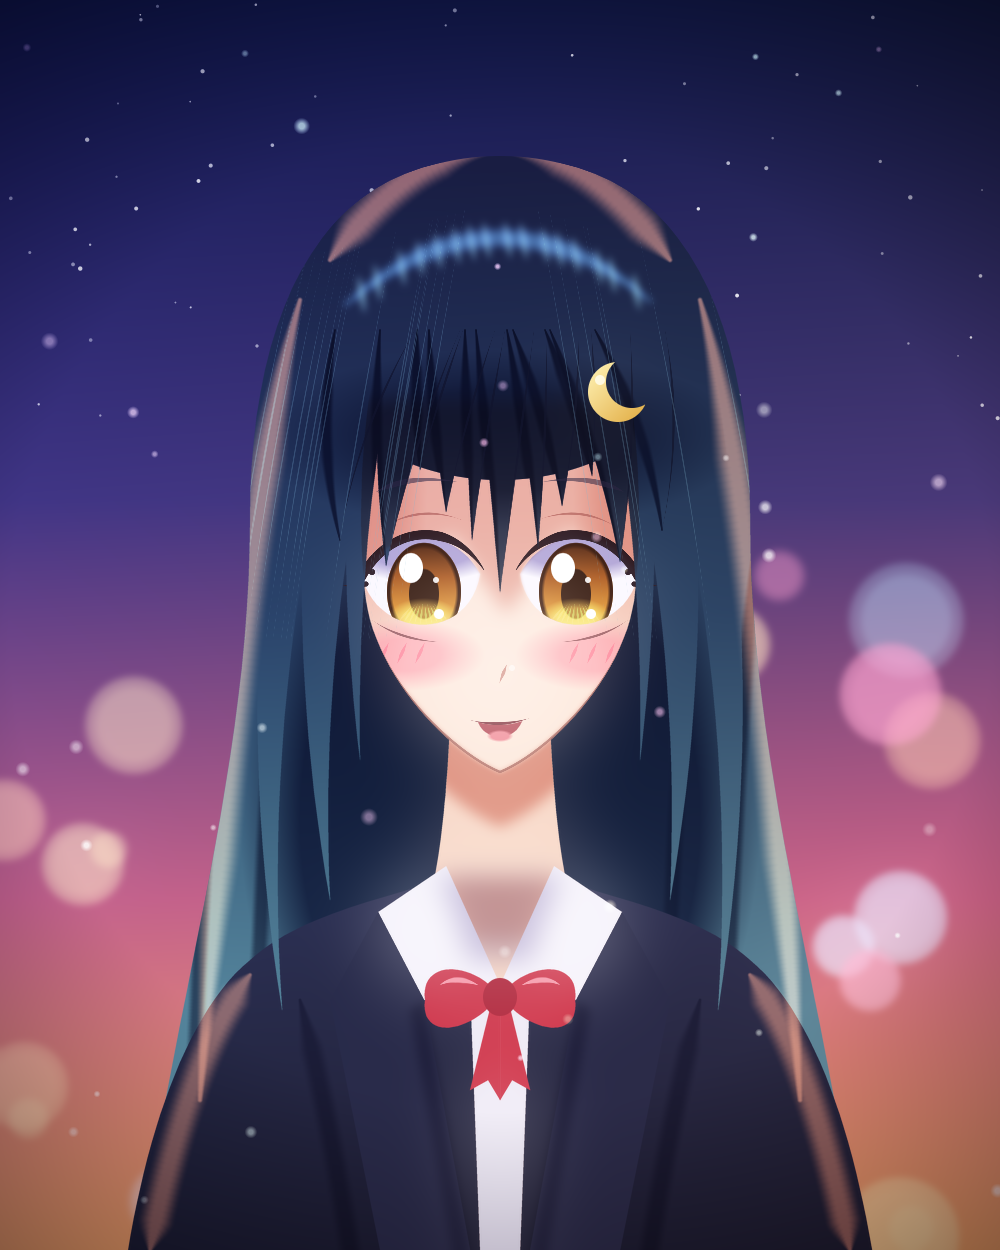

Generate this figure with Python:
"""Paints an original anime-style portrait with Photon's layers and brushes.

Run it inside Photon with Script > Run Script..., or headless:
    python examples/anime_girl.py out.png
"""

import os
import random
import sys

import numpy as np

sys.path.insert(0, os.path.join(os.path.dirname(os.path.abspath(__file__)), ".."))

from engine import (Document, bezier, ellipse_mask, flip_x, linear_gradient,  # noqa: E402
                    path, polygon_mask, radial_gradient, stroke_mask)

W, H = 1000, 1250


def paint(doc, step=lambda label: None):
    def fill(layer, pts, color, feather=0, opacity=1.0, lock=False):
        layer.paint(color, polygon_mask(W, H, pts, feather), opacity, lock)

    def ell(layer, cx, cy, rx, ry, color, feather=0, opacity=1.0, lock=False):
        layer.paint(color, ellipse_mask(W, H, cx, cy, rx, ry, feather), opacity, lock)

    def line(layer, pts, size, color, hardness=0.85, taper=(0.3, 0.3), opacity=1.0, lock=False):
        layer.paint(color, stroke_mask(W, H, pts, size, hardness, taper), opacity, lock)

    def strand(rx, rw, tip, bend, root_y=330):
        """Pointed hair clump from a root span down to a tip."""
        l, r = (rx - rw / 2, root_y), (rx + rw / 2, root_y)
        mid = ((l[0] + tip[0]) / 2 + bend, (l[1] + tip[1]) / 2)
        mid2 = ((r[0] + tip[0]) / 2 + bend, (r[1] + tip[1]) / 2)
        return bezier(l, mid, tip, n=20) + bezier(tip, mid2, r, n=20)[1:]

    hair_grad = linear_gradient(W, H, (0, 170), (0, 1150),
                                [(0, "#1b1f3b"), (0.45, "#2b4466"), (1, "#5e9ab0")])
    rng = random.Random(11)

    # ---- background: dusk sky with city bokeh ---------------------------------
    sky = doc.layers[0]
    sky.name = "Sky"
    sky.px[..., :3] = linear_gradient(W, H, (0, 0), (0, H),
                                      [(0, "#131a3e"), (0.4, "#45387a"), (0.72, "#c3618a"), (1, "#f6a66c")])
    step("Sky gradient")

    stars = doc.add_layer("Stars", mode="screen")
    for _ in range(70):
        x, y = rng.uniform(0, W), rng.uniform(0, 420)
        r = rng.uniform(0.8, 2.2)
        ell(stars, x, y, r, r, "#ffffff", opacity=rng.uniform(0.4, 0.9))
    step("Stars")

    bokeh = doc.add_layer("Bokeh", mode="screen")
    for _ in range(34):
        x, y = rng.uniform(0, W), rng.uniform(560, 1250)
        r = rng.uniform(18, 60)
        c = rng.choice(["#ffb36b", "#ff7fa8", "#ffd98a", "#8fd4ff", "#ff9a5e"])
        ell(bokeh, x, y, r, r, c, feather=2, opacity=rng.uniform(0.25, 0.6))
        ell(bokeh, x, y, r * 0.8, r * 0.8, c, feather=6, opacity=0.25)
    bokeh.blur(3)
    step("Bokeh lights")

    # ---- back hair ------------------------------------------------------------
    hair_back = doc.add_layer("Hair (back)")
    back = path((500, 160), ((330, 150), (250, 300), (250, 520)),
                ((250, 760), (180, 980), (140, 1250)), ((400, 1250), (600, 1250), (860, 1250)),
                ((820, 980), (750, 760), (750, 520)), ((750, 300), (670, 150), (500, 160)))
    fill(hair_back, back, hair_grad)
    shade = doc.add_layer("Hair back shade", mode="multiply", clip=True)
    ell(shade, 500, 820, 230, 330, "#3c3f6e", feather=60, opacity=0.9)
    for x in (230, 290, 700, 760):
        line(shade, bezier((x, 500), (x - 30, 800), (x - 40, 1250)), 22, "#2c2f58", 0.3, (0.2, 0.1), 0.6)
    step("Back hair")

    # ---- skin -----------------------------------------------------------------
    skin = doc.add_layer("Skin")
    face = path((372, 380), ((360, 450), (358, 540), (366, 600)),
                ((378, 680), (452, 752), (500, 772)), ((548, 752), (622, 680), (634, 600)),
                ((642, 540), (640, 450), (628, 380)), ((600, 280), (400, 280), (372, 380)))
    neck = path((452, 690), ((448, 760), (446, 830), (430, 900)), ((470, 920), (530, 920), (570, 900)),
                ((554, 830), (552, 760), (548, 690)))
    fill(skin, neck, "#f7d7c8")
    fill(skin, [(420, 890), (580, 890), (500, 1020)], "#f7d7c8")
    fill(skin, face, "#fde8dc")
    step("Skin base")

    skin_shade = doc.add_layer("Skin shadow", mode="multiply", clip=True)
    jaw = [p for p in face if p[1] > 600]
    under_chin = [(410, 690), (590, 690)] + [(x, y + 55) for x, y in reversed(jaw)]
    fill(skin_shade, under_chin, "#e3a9a1", feather=6)
    skin_shade.erase(polygon_mask(W, H, face, 1.5))
    fill(skin_shade, [(430, 880), (570, 880), (560, 940), (440, 940)], "#e7b2a8", feather=10, opacity=0.7)
    for side in (1, -1):
        cx = 372 if side == 1 else 628
        ell(skin_shade, cx, 500, 40, 150, "#efbcb2", feather=30, opacity=0.6)
    step("Skin shading")

    blush = doc.add_layer("Blush", clip=True)
    for cx in (405, 595):
        ell(blush, cx, 655, 58, 26, "#ff8ea3", feather=20, opacity=0.55)
        for k in range(3):
            x = cx - 22 + k * 18
            line(blush, [(x + 6, 642), (x - 4, 664)], 4, "#ff6f8d", 0.8, (0.4, 0.4), 0.55)
    step("Blush")

    # ---- clothes --------------------------------------------------------------
    clothes = doc.add_layer("Blazer")
    blazer = path((440, 880), ((380, 900), (300, 915), (250, 960)), ((190, 1010), (150, 1120), (128, 1250)),
                  ((400, 1250), (600, 1250), (872, 1250)), ((850, 1120), (810, 1010), (750, 960)),
                  ((700, 915), (620, 900), (560, 880)), ((540, 960), (520, 1060), (500, 1250)),
                  ((480, 1060), (460, 960), (440, 880)))
    fill(clothes, blazer, linear_gradient(W, H, (0, 880), (0, 1250), [(0, "#2b3156"), (1, "#1a1d36")]))
    shirt = doc.add_layer("Shirt")
    for pts in ([(446, 866), (500, 985), (424, 1000), (378, 912)],
                flip_x([(446, 866), (500, 985), (424, 1000), (378, 912)], W)):
        fill(shirt, pts, "#f4f2fb")
    fill(shirt, [(470, 985), (530, 985), (520, 1250), (480, 1250)], "#eceaf6")
    lapel = doc.add_layer("Lapels")
    for pts in ([(378, 912), (424, 1000), (470, 1250), (380, 1250), (330, 1000)],
                flip_x([(378, 912), (424, 1000), (470, 1250), (380, 1250), (330, 1000)], W)):
        fill(lapel, pts, "#252a4c")
    step("Uniform")

    cloth_shade = doc.add_layer("Uniform shadow", mode="multiply")
    fill(cloth_shade, [(440, 875), (560, 875), (530, 960), (470, 960)], "#b8b4d6", feather=12, opacity=0.8)
    for pts in ([(424, 1000), (470, 1250), (452, 1250), (410, 1010)],
                flip_x([(424, 1000), (470, 1250), (452, 1250), (410, 1010)], W)):
        fill(cloth_shade, pts, "#8a86b0", feather=4, opacity=0.7)
    line(cloth_shade, bezier((300, 1000), (330, 1120), (350, 1250)), 30, "#6c6a99", 0.2, (0.2, 0), 0.5)
    line(cloth_shade, bezier((700, 1000), (670, 1120), (650, 1250)), 30, "#6c6a99", 0.2, (0.2, 0), 0.5)
    step("Uniform shading")

    ribbon = doc.add_layer("Ribbon")
    wing_l = path((500, 995), ((470, 960), (420, 960), (425, 1000)), ((420, 1040), (470, 1035), (500, 995)))
    tail_l = [(492, 1000), (470, 1090), (488, 1080), (500, 1100), (500, 1005)]
    for pts in (tail_l, flip_x(tail_l, W), wing_l, flip_x(wing_l, W)):
        fill(ribbon, pts, "#c9344c")
    ell(ribbon, 500, 997, 17, 19, "#a8243b")
    rib_shade = doc.add_layer("Ribbon shine", mode="screen", clip=True)
    line(rib_shade, bezier((440, 985), (455, 975), (478, 985)), 7, "#ff9aa8", 0.5, (0.4, 0.4), 0.8)
    line(rib_shade, bezier((560, 985), (545, 975), (522, 985)), 7, "#ff9aa8", 0.5, (0.4, 0.4), 0.8)
    step("Ribbon")

    # ---- eyes -----------------------------------------------------------------
    eyes = doc.add_layer("Eye whites")
    eye_l = path((362, 578), ((385, 528), (452, 522), (480, 574)), ((470, 640), (382, 642), (362, 578)))
    eye_r = flip_x(eye_l, W)
    for e in (eye_l, eye_r):
        fill(eyes, e, "#fbf8ff")
    lid = doc.add_layer("Lid shadow", mode="multiply", clip=True)
    for cx in (421, 579):
        ell(lid, cx, 545, 75, 30, "#b3a9d6", feather=14)
    step("Eye whites")

    iris = doc.add_layer("Iris", clip=True)
    iris_grad = linear_gradient(W, H, (0, 542), (0, 640),
                                [(0, "#4a200e"), (0.35, "#a8541a"), (0.7, "#e2952f"), (1, "#ffd774")])
    centers = [(424, 592), (576, 592)]
    for cx, cy in centers:
        ell(iris, cx, cy, 37, 49, iris_grad)
    ring = doc.add_layer("Iris ring", clip=True)
    for cx, cy in centers:
        outer = ellipse_mask(W, H, cx, cy, 37, 49)
        inner = ellipse_mask(W, H, cx, cy, 33, 45, feather=3)
        ring.paint("#331307", outer - inner)
        ring.paint("#2a1006", ellipse_mask(W, H, cx, cy + 2, 15, 25))
        for k in range(10):
            ang = -0.6 + k * 0.13
            x0, y0 = cx + 18 * ang, cy + 12
            ring.paint("#ffcf73", stroke_mask(W, H, [(x0, y0), (x0 + 30 * ang, y0 + 22)], 3, 0.6, (0.5, 0.5)), 0.35)
    step("Irises")

    glow = doc.add_layer("Iris glow", mode="add", clip=True)
    for cx, cy in centers:
        ell(glow, cx, cy + 26, 27, 15, "#ffb347", feather=10, opacity=0.7)
    shine = doc.add_layer("Eye highlights", clip=True)
    for cx, cy in centers:
        ell(shine, cx - 13, cy - 24, 12, 15, "#ffffff", feather=1)
        ell(shine, cx + 15, cy + 22, 5, 5, "#ffffff", feather=1)
        ell(shine, cx + 12, cy - 12, 3, 3, "#ffffff", feather=1, opacity=0.9)
    step("Eye highlights")

    lashes = doc.add_layer("Lashes & lines")
    upper = bezier((358, 584), (385, 524), (452, 518), (484, 570), n=40)
    for side in (1, -1):
        up = upper if side == 1 else flip_x(upper, W)
        line(lashes, up, 10, "#2a1a24", 0.9, (0.05, 0.35))
        ox = 358 if side == 1 else 642
        d = 1 if side == 1 else -1
        line(lashes, [(ox + 14 * d, 572), (ox - 12 * d, 556)], 7, "#2a1a24", 0.9, (0, 0.8))
        line(lashes, [(ox + 8 * d, 584), (ox - 16 * d, 586)], 6, "#2a1a24", 0.9, (0, 0.8))
        low = bezier((372, 620), (400, 640), (440, 642), n=20)
        line(lashes, low if side == 1 else flip_x(low, W), 3, "#7a4048", 0.8, (0.4, 0.4), 0.75)
        crease = bezier((382, 528), (420, 504), (462, 520), n=20)
        line(lashes, crease if side == 1 else flip_x(crease, W), 3, "#c2857e", 0.8, (0.4, 0.4), 0.8)
    step("Lashes")

    # ---- nose and mouth -------------------------------------------------------
    line(lashes, [(507, 664), (499, 684)], 4, "#cf8d84", 0.8, (0.4, 0.5))
    ell(lashes, 512, 668, 3, 3, "#fff6f2", feather=1, opacity=0.9)
    mouth = path((478, 722), ((490, 726), (510, 726), (522, 721)), ((514, 742), (486, 742), (478, 722)))
    fill(lashes, mouth, "#b04656")
    ell(lashes, 500, 736, 11, 5, "#f08a98", feather=2)
    line(lashes, bezier((470, 720), (500, 728), (530, 718)), 3.5, "#7a2f3d", 0.85, (0.4, 0.4))
    line(lashes, jaw, 3.2, "#a86a64", 0.85, (0.35, 0.35), 0.8)
    step("Nose and mouth")

    # ---- front hair -----------------------------------------------------------
    hair = doc.add_layer("Hair (front)")
    ell(hair, 500, 318, 204, 162, hair_grad)
    bangs = [(375, 80, (340, 540), -22), (420, 80, (386, 566), -12), (462, 66, (446, 512), -6),
             (505, 58, (500, 592), 0), (546, 66, (562, 506), 8), (590, 80, (620, 562), 12),
             (630, 70, (662, 530), 20), (440, 46, (420, 470), -4), (568, 46, (592, 476), 6),
             (485, 40, (472, 540), -3), (527, 40, (538, 548), 4)]
    for rx, rw, tip, bend in bangs:
        fill(hair, strand(rx, rw, tip, bend), hair_grad)
    for side in (1, -1):
        for rx, rw, tip, bend in ((350, 70, (330, 900), -40), (318, 60, (282, 1010), -55), (372, 40, (360, 760), -20)):
            pts = strand(rx, rw, tip, bend, root_y=360)
            fill(hair, pts if side == 1 else flip_x(pts, W), hair_grad)
    step("Front hair")

    hair_shade = doc.add_layer("Hair shadow", mode="multiply", clip=True)
    for rx, rw, tip, bend in bangs:
        l = (rx - rw / 2, 330)
        line(hair_shade, bezier(l, ((l[0] + tip[0]) / 2 + bend, (l[1] + tip[1]) / 2), tip),
             16, "#3a3d6a", 0.3, (0.3, 0.4), 0.8)
    ell(hair_shade, 500, 440, 190, 70, "#4b4f80", feather=40, opacity=0.6)
    step("Hair shading")

    forehead = doc.add_layer("Bang shadow on skin", mode="multiply")
    shadow = []
    for rx, rw, tip, bend in bangs[:7]:
        shadow += [(tip[0] + 6, tip[1] + 22)]
    shadow = [(340, 470)] + shadow + [(662, 470)]
    fill(forehead, shadow + [(640, 400), (360, 400)], "#e6aaa3", feather=8, opacity=0.75)
    forehead.erase(1 - polygon_mask(W, H, face))
    forehead.erase(polygon_mask(W, H, eye_l, 1) + polygon_mask(W, H, eye_r, 1))
    step("Shadow from bangs")

    brows = doc.add_layer("Brows (see-through)", opacity=0.55)
    brow = bezier((376, 492), (410, 474), (458, 482), n=20)
    for b in (brow, flip_x(brow, W)):
        line(brows, b, 6, "#2a2440", 0.8, (0.2, 0.6))
    step("Eyebrows")

    hair_lines = doc.add_layer("Hair strands", clip=False)
    for rx, rw, tip, bend in bangs:
        r = (rx + rw / 2, 330)
        line(hair_lines, bezier(r, ((r[0] + tip[0]) / 2 + bend, (r[1] + tip[1]) / 2), tip),
             3, "#11142a", 0.8, (0.3, 0.5), 0.7)
    for _ in range(26):
        x = rng.uniform(260, 740)
        side = -1 if x < 500 else 1
        line(hair_lines, bezier((x, 200 + abs(x - 500) * 0.3), (x + side * 40, 420), (x + side * 70, 640)),
             2, "#7fb4cc", 0.6, (0.4, 0.4), 0.25)
    hair_mask = np.clip(polygon_mask(W, H, back) + hair.px[..., 3], 0, 1)
    hair_lines.px[..., 3] *= hair_mask
    step("Strand lines")

    ring_hl = doc.add_layer("Angel ring", mode="add")
    arc = [(x, 238 + 0.0028 * (x - 500) ** 2) for x in range(345, 656, 6)]
    line(ring_hl, arc, 26, "#4f86a8", 0.2, (0.3, 0.3), 0.6)
    for i in range(16):
        x = 362 + i * 18 + rng.uniform(-4, 4)
        y = 238 + 0.0028 * (x - 500) ** 2
        line(ring_hl, [(x - 2, y - 16), (x + 4, y + 20)], 9, "#8cc4e0", 0.5, (0.5, 0.5), 0.6)
    ring_hl.blur(3)
    ring_hl.px[..., 3] *= ellipse_mask(W, H, 500, 318, 204, 162)
    step("Hair shine")

    pin = doc.add_layer("Moon hairpin")
    moon = np.clip(ellipse_mask(W, H, 618, 392, 30, 30) - ellipse_mask(W, H, 632, 382, 26, 26), 0, 1)
    pin.paint(linear_gradient(W, H, (590, 362), (648, 422), [(0, "#fff3b0"), (1, "#e0a83a")]), moon)
    ell(pin, 600, 380, 5, 5, "#fffbe6", feather=1, opacity=0.9)
    step("Moon hairpin")

    # ---- lighting -------------------------------------------------------------
    rim = doc.add_layer("Rim light", mode="add")
    for pts in (bezier((300, 300), (240, 520), (200, 1100)), bezier((700, 300), (760, 520), (800, 1100)),
                bezier((330, 260), (420, 140), (500, 150)), bezier((670, 260), (580, 140), (500, 150))):
        line(rim, pts, 46, "#ff8a55", 0.15, (0.2, 0.3), 0.55)
    line(rim, bezier((250, 975), (190, 1050), (150, 1250)), 40, "#ff8a55", 0.15, (0.1, 0.1), 0.45)
    line(rim, bezier((750, 975), (810, 1050), (850, 1250)), 40, "#ff8a55", 0.15, (0.1, 0.1), 0.45)
    hair_body = polygon_mask(W, H, back) + ellipse_mask(W, H, 500, 318, 204, 162) + polygon_mask(W, H, blazer)
    rim.erase(1 - hair_body)
    step("Sunset rim light")

    particles = doc.add_layer("Light particles", mode="add")
    for _ in range(40):
        x, y = rng.uniform(0, W), rng.uniform(0, H)
        r = rng.uniform(2, 6)
        ell(particles, x, y, r, r, rng.choice(["#ffd59a", "#ffb0c8", "#bfe6ff"]), feather=r, opacity=rng.uniform(0.3, 0.8))
    step("Light particles")

    grade = doc.add_layer("Colour grade", mode="soft light", opacity=0.35)
    grade.px[..., :3] = linear_gradient(W, H, (0, 0), (W, H), [(0, "#3a4cff"), (0.5, "#808080"), (1, "#ff9050")])
    grade.px[..., 3] = 1
    vignette = doc.add_layer("Vignette", mode="multiply", opacity=0.55)
    vignette.px[..., :3] = radial_gradient(W, H, (500, 620), 820, [(0, "#ffffff"), (0.6, "#ffffff"), (1, "#2a2140")])
    vignette.px[..., 3] = 1
    step("Colour grade")

    doc.bloom(threshold=0.68, radius=36, strength=0.55)
    step("Bloom")


if __name__ == "__main__":
    d = Document(W, H)
    paint(d, lambda label: print(label, flush=True))
    d.to_image().save(sys.argv[1] if len(sys.argv) > 1 else "anime_girl.png")
